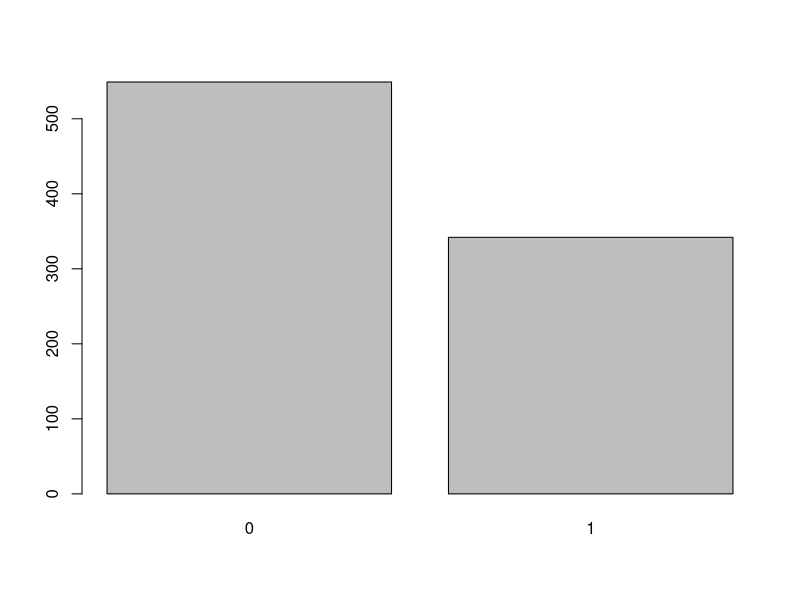
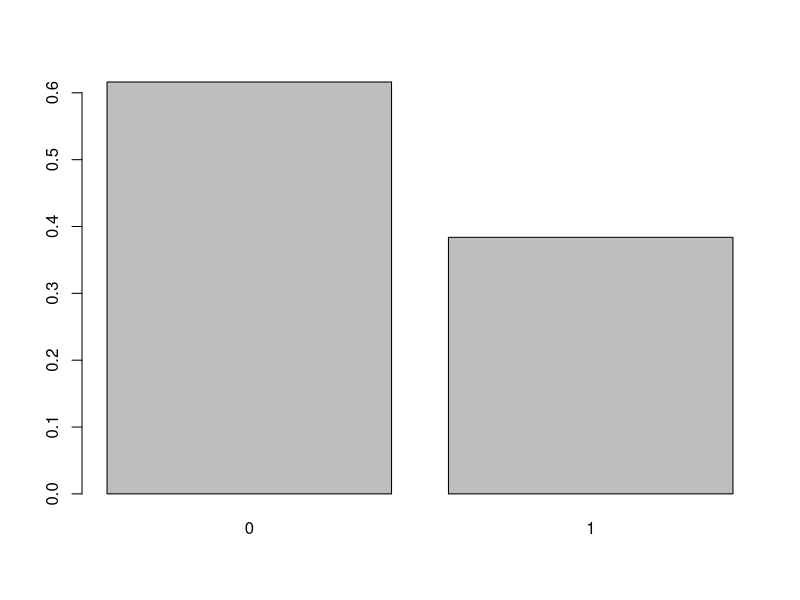
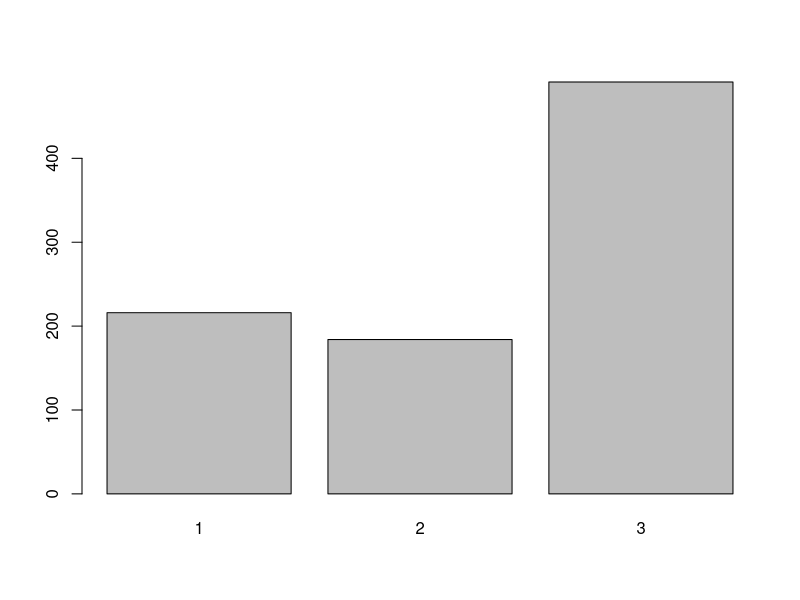
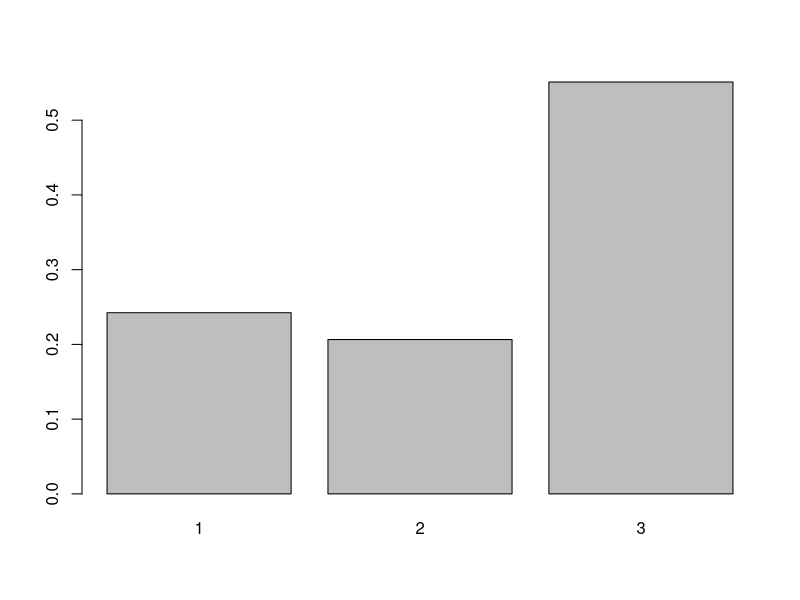
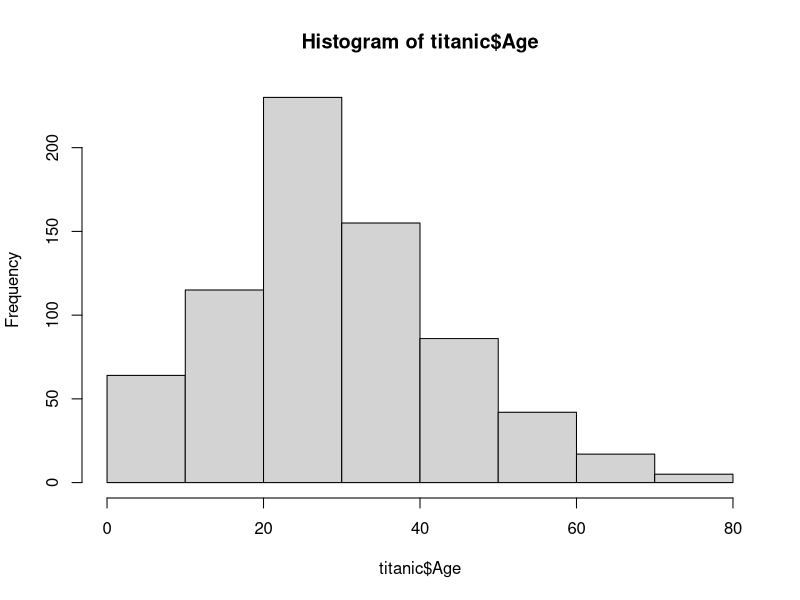
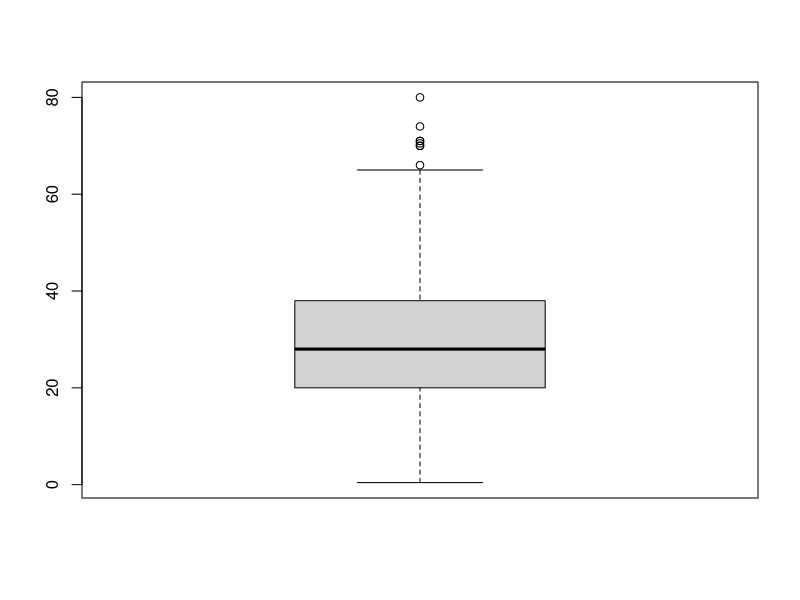
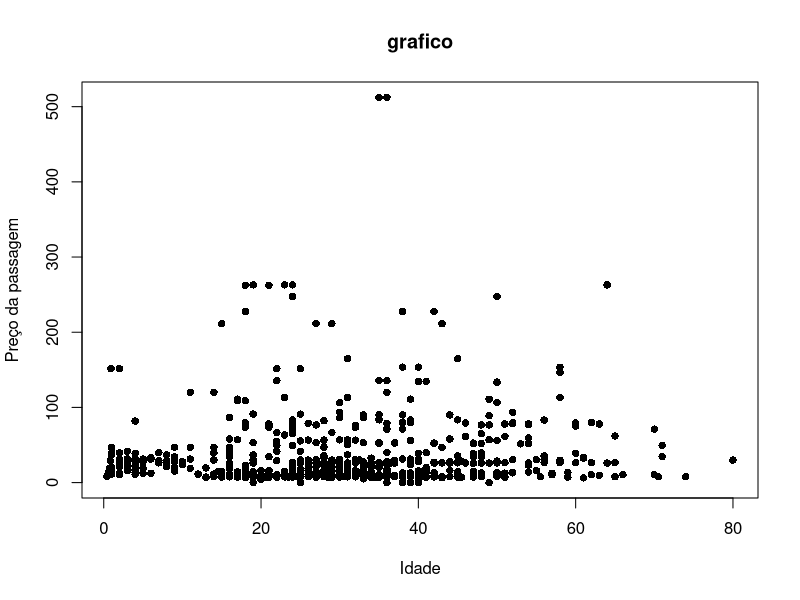
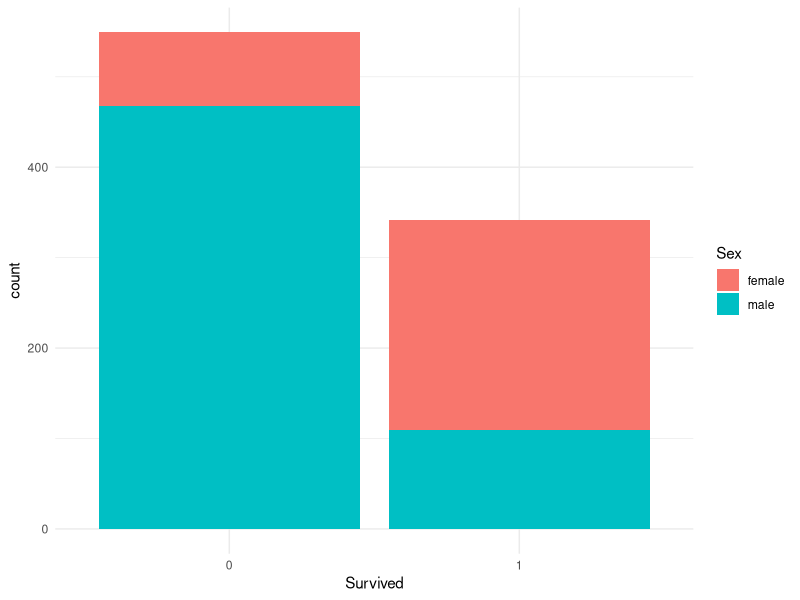

Reproduce these figures in R, in order.
#install.packages("dplyr")
#install.packages("ggplot2")
library(dplyr)
library(ggplot2)

titanic <- read.table("titanic.txt", header = TRUE, sep = ',')
names(titanic)

str(titanic)
titanic <- titanic[,-1]

titanic$Survived <- as.factor(titanic$Survived)
titanic$Pclass <- as.factor(titanic$Pclass)
titanic$Sex <- as.factor(titanic$Sex)
titanic$Embarked <- as.factor(titanic$Embarked)

summary(titanic)


#Survived
survived_tab <- table(titanic$Survived)
barplot(survived_tab)

survived_prop <- prop.table(survived_tab)
barplot(survived_prop)

#Pclass
pclass_tab <- table(titanic$Pclass)
barplot(pclass_tab)

pclass_prop <- prop.table(pclass_tab)
barplot(pclass_prop)

#Age
hist(titanic$Age)
mean(titanic$Age, na.rm = TRUE)
sum(is.na(titanic$Age))
boxplot(titanic$Age)

plot(x = titanic$Age, y = titanic$Fare, type = 'p', pch = 16, main = "grafico", xlab = "Idade", ylab = "Preço da passagem")

#Usando o dplyr
select(titanic, Age, Pclass)

titanic |> 
  select(Age, Pclass) |>
  filter(Pclass == 3)

#filter(select(titanic, Age, Pclass), Pclass == 3)

#Aprendendo ggplot

#https://colorbrewer2.org/
#https://www.color-hex.com/

ggplot(data = titanic, mapping = aes(x = Survived, fill = Sex)) +
  geom_bar() +
  theme_minimal()

ggplot(titanic, aes(x = Pclass, fill = Survived)) + 
  geom_bar() + 
  #theme_minimal() +
  facet_wrap(~Sex)   # a ~ b : a em funcão de b

titanic |>
  filter(Age <= 1) |>
  select(Age, Survived)
